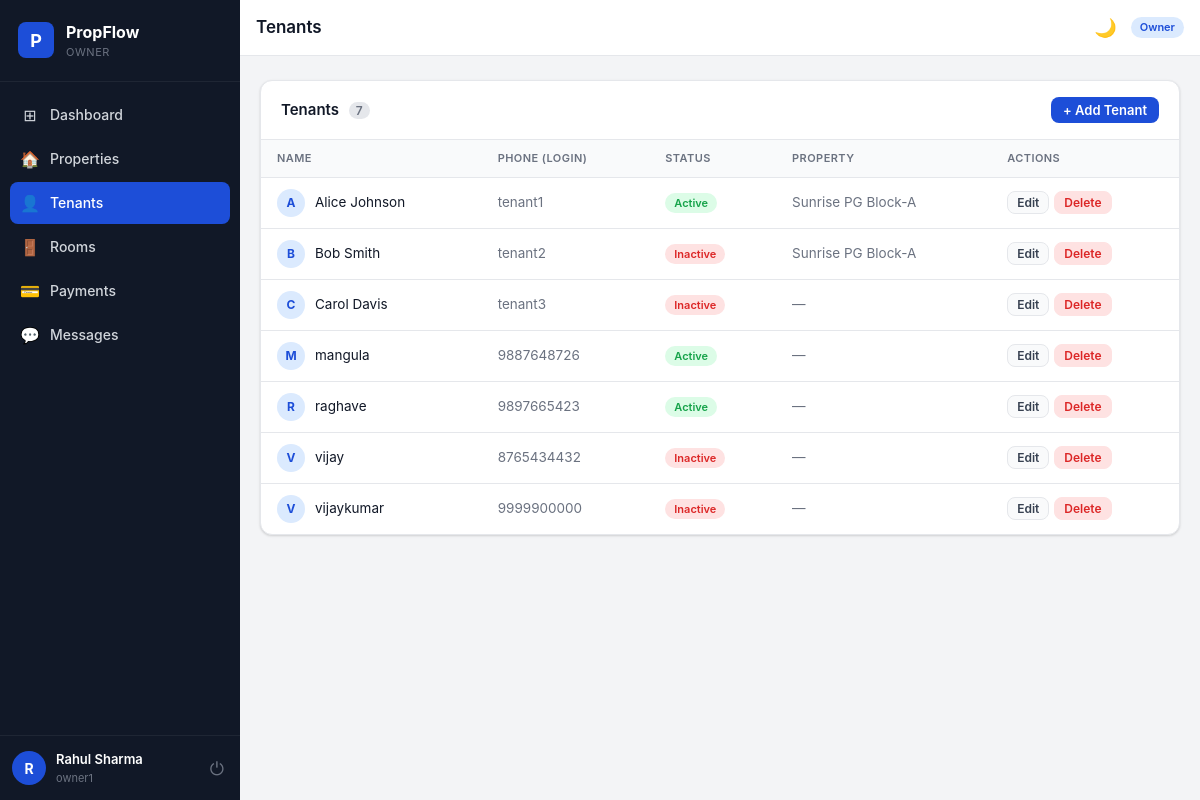
The page /owner/tenants (signed in) on the database as committed earlier.
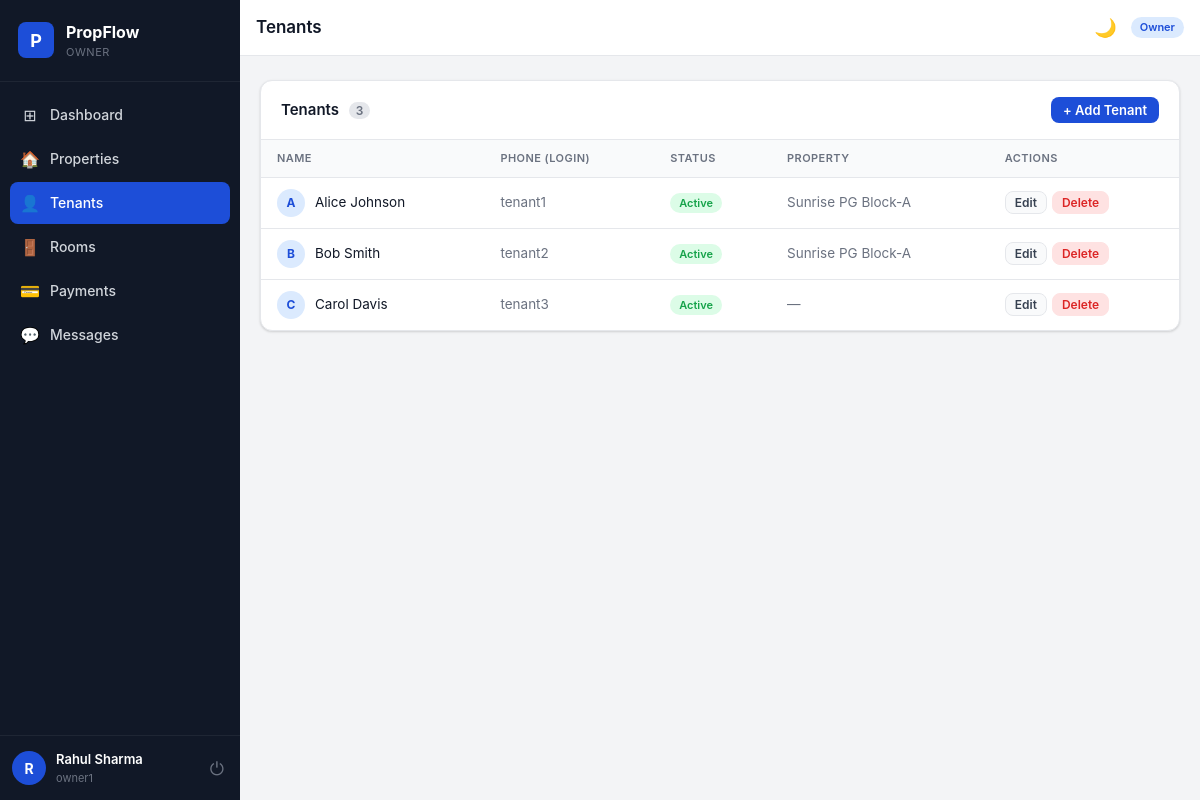
The same page on the database as committed later.
### models.py (models this page shows, shortened)
class User(UserMixin, db.Model):
    __tablename__ = "users"
    id            = db.Column(db.Integer, primary_key=True)
    phone         = db.Column(db.String(30),  unique=True, nullable=False)
    full_name     = db.Column(db.String(150), nullable=False)
    password_hash = db.Column(db.String(255), nullable=False)
    role          = db.Column(db.String(10),  nullable=False, default="tenant")  # admin|owner|tenant
    is_active     = db.Column(db.Boolean, default=True,  nullable=False)
    owner_id      = db.Column(db.Integer,
                               db.ForeignKey("users.id", ondelete="SET NULL"),
                               nullable=True)
    created_at    = db.Column(db.DateTime, default=now_utc, nullable=False)
    updated_at    = db.Column(db.DateTime, default=now_utc, onupdate=now_utc, nullable=False)
    owned_tenants     = db.relationship(
        "User", foreign_keys=[owner_id],
        backref=db.backref("owner_user", remote_side=[id]),
        lazy="dynamic"
    )
    properties        = db.relationship("Property",       back_populates="owner",
                                        foreign_keys="Property.owner_id",    lazy="dynamic")
    tenancies         = db.relationship("PropertyTenant", back_populates="tenant",
                                        foreign_keys="PropertyTenant.tenant_id", lazy="dynamic")
    payments          = db.relationship("Payment",        back_populates="tenant",
                                        foreign_keys="Payment.tenant_id",    lazy="dynamic")
    notifications     = db.relationship("Notification",   back_populates="user",   lazy="dynamic")
    sent_messages     = db.relationship("Message", back_populates="sender",
                                        foreign_keys="Message.sender_id",    lazy="dynamic")
    received_messages = db.relationship("Message", back_populates="receiver",
                                        foreign_keys="Message.receiver_id",  lazy="dynamic")
    room_assignments  = db.relationship("RoomTenant", back_populates="tenant",
                                        foreign_keys="RoomTenant.tenant_id", lazy="dynamic")
    def to_dict(self):
        return {
            "id": self.id, "phone": self.phone, "full_name": self.full_name,
            "role": self.role, "is_active": self.is_active, "owner_id": self.owner_id,
            "created_at": to_ist(self.created_at),
        }
    __table_args__ = (
        Index("ix_users_phone", "phone"),
        Index("ix_users_role",  "role"),
        Index("ix_users_owner_role", "owner_id", "role"),
    )

class Property(db.Model):
    __tablename__ = "properties"
    id            = db.Column(db.Integer, primary_key=True)
    name          = db.Column(db.String(200), nullable=False)
    address       = db.Column(db.Text,        nullable=False)
    city          = db.Column(db.String(100), nullable=False)
    state         = db.Column(db.String(50),  nullable=True)
    zip_code      = db.Column(db.String(20),  nullable=True)
    unit_number   = db.Column(db.String(50),  nullable=True)
    property_type = db.Column(db.String(50),  default="apartment")
    bedrooms      = db.Column(db.Integer,     nullable=True)
    bathrooms     = db.Column(db.Integer,     nullable=True)
    area_sqft     = db.Column(db.Float,       nullable=True)
    monthly_rent  = db.Column(db.Numeric(10, 2), nullable=False)
    description   = db.Column(db.Text,        nullable=True)
    status        = db.Column(db.String(20),  default="available", nullable=False)
    owner_id      = db.Column(db.Integer,
                               db.ForeignKey("users.id", ondelete="CASCADE"),
                               nullable=False)
    is_deleted    = db.Column(db.Boolean, default=False, nullable=False)
    created_at    = db.Column(db.DateTime, default=now_utc)
    updated_at    = db.Column(db.DateTime, default=now_utc, onupdate=now_utc)
    owner    = db.relationship("User",           back_populates="properties", foreign_keys=[owner_id])
    tenants  = db.relationship("PropertyTenant", back_populates="property",   lazy="dynamic")
    payments = db.relationship("Payment",        back_populates="property",   lazy="dynamic")
    rooms    = db.relationship("Room",           back_populates="prop",       lazy="dynamic")
    __table_args__ = (
        Index("ix_properties_owner_id",  "owner_id"),
        Index("ix_properties_status",    "status"),
    )

### routes/owner.py (the view)
@owner_bp.route("/tenants")
@login_required
@role_required("owner")
def tenants():
    my_tenants = _tenant_svc.list_for_owner(current_user.id, include_inactive=True)
    my_props   = Property.query.filter_by(owner_id=current_user.id, is_deleted=False).all()
    return render_template("owner/tenants.html", tenants=my_tenants, properties=my_props)

### models.py (called while the page is built)
def to_ist(dt):
    if not dt:
        return None
    ist = dt + timedelta(hours=5, minutes=30)
    return ist.strftime("%d-%m-%Y %I:%M %p")

### routes/__init__.py (called while the page is built)
def role_required(*roles):
    def decorator(f):
        @wraps(f)
        def decorated(*args, **kwargs):
            if not current_user.is_authenticated:
                if request.path.startswith("/api/") or request.is_json:
                    return jsonify({"error": "Login required"}), 401
                return redirect(url_for("auth.login"))
            if current_user.role not in roles:
                if request.path.startswith("/api/") or request.is_json:
                    return jsonify({"error": "Access denied"}), 403
                abort(403)
            return f(*args, **kwargs)
        return decorated
    return decorator

### services/tenant.py (called while the page is built)
    def list_for_owner(self, owner_id: int, include_inactive: bool = False):
        q = User.query.filter_by(owner_id=owner_id, role="tenant")
        if not include_inactive:
            q = q.filter_by(is_active=True)
        return q.order_by(User.full_name).all()

### templates/owner/tenants.html (shortened to what this page needs)
{% extends "base.html" %}
{% block page_title %}Tenants{% endblock %}
{% block content %}
<div class="card">
  <div class="card-header">
    <h2>Tenants <span class="badge-count">{{ tenants|length }}</span></h2>
    <button class="btn btn-primary btn-sm" onclick="openModal('addTenantModal')">+ Add Tenant</button>
  </div>
  <div class="table-wrap">
    <table class="table">
      <thead><tr><th>Name</th><th>Phone (Login)</th><th>Status</th><th>Property</th><th>Actions</th></tr></thead>
      <tbody>
        {% for t in tenants %}
        <tr>
          <td>
            <div class="user-cell">
              <div class="avatar avatar-sm" style="background:#dbeafe;color:#1d4ed8">{{ t.full_name[0].upper() }}</div>
              {{ t.full_name }}
            </div>
          </td>
          <td class="text-muted font-mono">{{ t.phone }}</td>
          <td><span class="badge badge-{{ 'completed' if t.is_active else 'overdue' }}">{{ 'Active' if t.is_active else 'Inactive' }}</span></td>
          <td class="text-muted">
            {% set tenancy = t.tenancies.first() %}
            {{ tenancy.property.name if tenancy and tenancy.property else '—' }}
          </td>
          <td>
            <div class="action-btns">
              <button class="btn btn-ghost btn-xs" onclick='openEditTenant({{ t.to_dict()|tojson }})'>Edit</button>
              <form method="POST" action="{{ url_for('owner.delete_tenant', tid=t.id) }}" style="display:inline" onsubmit="return confirm('Delete {{ t.full_name }}? This cannot be undone.')">
                <button class="btn btn-danger btn-xs">Delete</button>
              </form>
            </div>
          </td>
        </tr>
        {% else %}
        <tr><td colspan="5" class="text-center text-muted py-32">No tenants yet. Add your first tenant below.</td></tr>
        {% endfor %}
      </tbody>
    </table>
  </div>
</div>
{% endblock %}

### templates/base.html (shortened to what this page needs)
<!DOCTYPE html>
<html lang="en" data-theme="light">
<head>
  <link rel="stylesheet" href="{{ url_for('static', filename='css/style.css') }}"/>
</head>
<body>
<aside class="sidebar" id="sidebar">
  <div class="sidebar-logo">
    <div class="logo-icon">P</div>
    <div>
      <div class="logo-name">PropFlow</div>
      <div class="logo-role">{{ current_user.role | capitalize }}</div>
    </div>
  </div>
  <nav class="sidebar-nav">
    {% if current_user.role == 'admin' %}
      <a href="{{ url_for('admin.dashboard') }}"  class="nav-item {% if request.endpoint == 'admin.dashboard'   %}active{% endif %}"><span class="nav-icon">⊞</span>Dashboard</a>
      <a href="{{ url_for('admin.users') }}"      class="nav-item {% if request.endpoint == 'admin.users'      %}active{% endif %}"><span class="nav-icon">👔</span>Owners</a>
      <a href="{{ url_for('admin.properties') }}" class="nav-item {% if request.endpoint == 'admin.properties' %}active{% endif %}"><span class="nav-icon">🏠</span>Properties</a>
      <a href="{{ url_for('rooms.index') }}"      class="nav-item {% if 'rooms' in request.endpoint            %}active{% endif %}"><span class="nav-icon">🚪</span>Rooms</a>
      <a href="{{ url_for('admin.payments') }}"   class="nav-item {% if request.endpoint == 'admin.payments'   %}active{% endif %}"><span class="nav-icon">💳</span>Payments</a>
      <a href="{{ url_for('chat.index') }}"       class="nav-item {% if 'chat' in request.endpoint             %}active{% endif %}">
        <span class="nav-icon">💬</span>Messages<span class="nav-badge" id="msgBadge" style="display:none"></span>
      </a>
    {% elif current_user.role == 'owner' %}
      <a href="{{ url_for('owner.dashboard') }}"  class="nav-item {% if request.endpoint == 'owner.dashboard'   %}active{% endif %}"><span class="nav-icon">⊞</span>Dashboard</a>
      <a href="{{ url_for('owner.properties') }}" class="nav-item {% if request.endpoint == 'owner.properties'  %}active{% endif %}"><span class="nav-icon">🏠</span>Properties</a>
      <a href="{{ url_for('owner.tenants') }}"    class="nav-item {% if request.endpoint == 'owner.tenants'     %}active{% endif %}"><span class="nav-icon">👤</span>Tenants</a>
      <a href="{{ url_for('rooms.index') }}"      class="nav-item {% if 'rooms' in request.endpoint             %}active{% endif %}"><span class="nav-icon">🚪</span>Rooms</a>
      <a href="{{ url_for('owner.payments') }}"   class="nav-item {% if request.endpoint == 'owner.payments'    %}active{% endif %}"><span class="nav-icon">💳</span>Payments</a>
      <a href="{{ url_for('chat.index') }}"       class="nav-item {% if 'chat' in request.endpoint              %}active{% endif %}">
        <span class="nav-icon">💬</span>Messages
      </a>
    {% endif %}
  </nav>
  <div class="sidebar-footer">
    <div class="user-info">
      <div class="user-avatar">{{ current_user.full_name[0].upper() }}</div>
      <div>
        <div class="user-name">{{ current_user.full_name }}</div>
        <div class="user-phone">{{ current_user.phone }}</div>
      </div>
    </div>
    <a href="{{ url_for('auth.logout') }}" class="logout-btn" title="Logout">⏻</a>
  </div>
</aside>
<div class="main-wrap">
  <header class="topbar">
    <h1 class="page-title">{% block page_title %}{% endblock %}</h1>
    <div class="topbar-right">
      <button class="icon-btn" id="darkToggle" onclick="toggleDark()" title="Dark mode" aria-label="Toggle dark mode">🌙</button>
      <span class="role-badge role-{{ current_user.role }}">{{ current_user.role }}</span>
    </div>
  </header>
  <main class="page-content">
    {% block content %}{% endblock %}
  </main>
</div>
</body>
</html>

Rows that differ between the two databases and show on the page:
removed User: full_name "M", full_name "mangula", phone "9887648726", is_active "Active", property "—"
removed User: full_name "R", full_name "raghave", phone "9897665423", is_active "Active", property "—"
removed User: full_name "V", full_name "vijay", phone "8765434432", is_active "Inactive", property "—"
removed User: full_name "V", full_name "vijaykumar", phone "9999900000", is_active "Inactive", property "—"
changed User "Bob Smith": is_active "Inactive" → "Active"
changed User "Carol Davis": is_active "Inactive" → "Active"
Other text that changed with them:
{{ tenants|length }}: "7" → "3"
